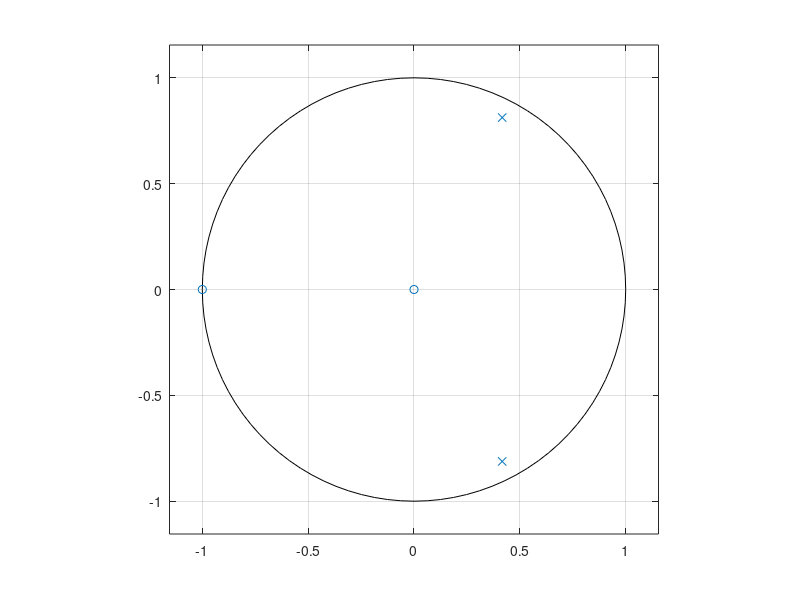
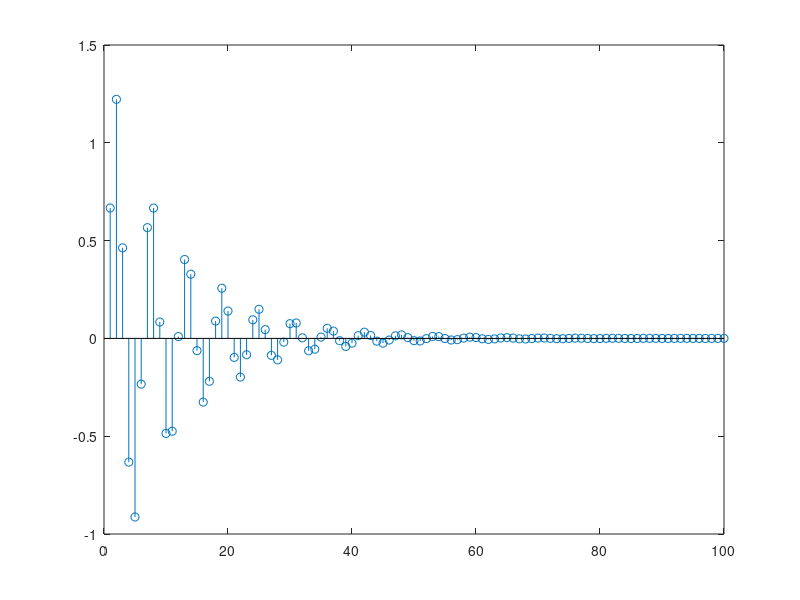
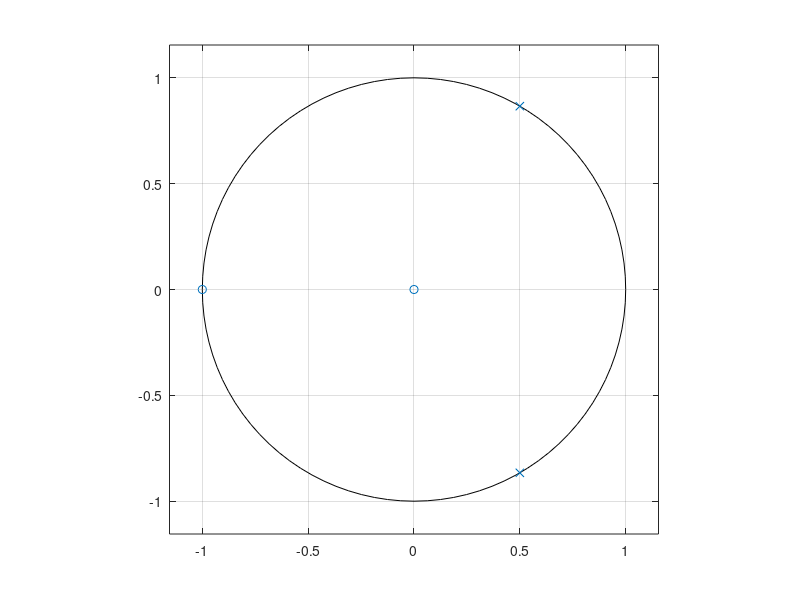
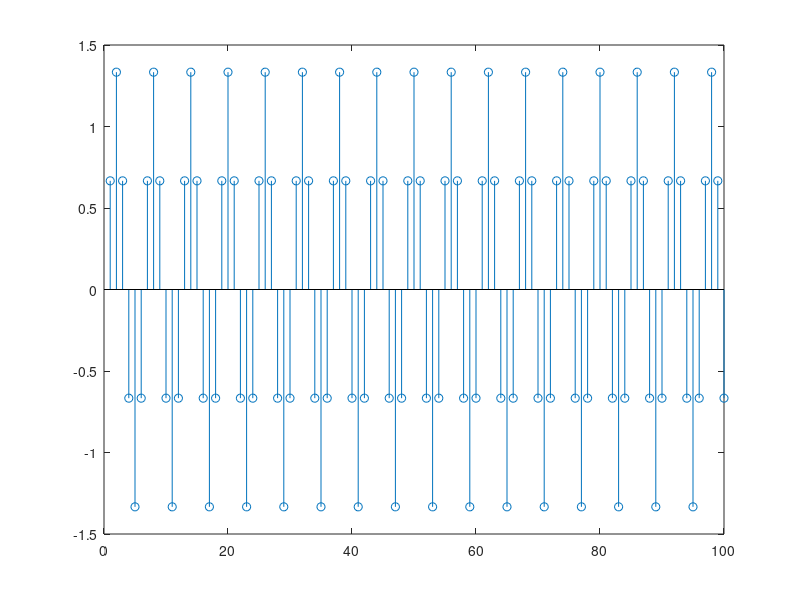

Source code (MATLAB) for these figures, in order:
clc 
clear all;
num1=[ 1 1 0];
den1=[ 1.5 -1.25 1.25];
figure(1) 
zplane(num1,den1);
[h,t]=impz(num1,den1,100); 
figure(2) 
stem(h) 
num2=[ 1 1 0]; 
den2=[ 1.5 -1.5 1.5]; 
figure(3) 
zplane(num2,den2); 
[h,t]=impz(num2,den2,100); 
figure(4) 
stem(h); 
num3=[ 1 1 0]; 
den3=[ 1.85 -1.25 2.15]; 
figure(5) 
zplane(num3,den3); 
[h,t]=impz(num3,den3,100); 
figure(6) 
stem(h); 
